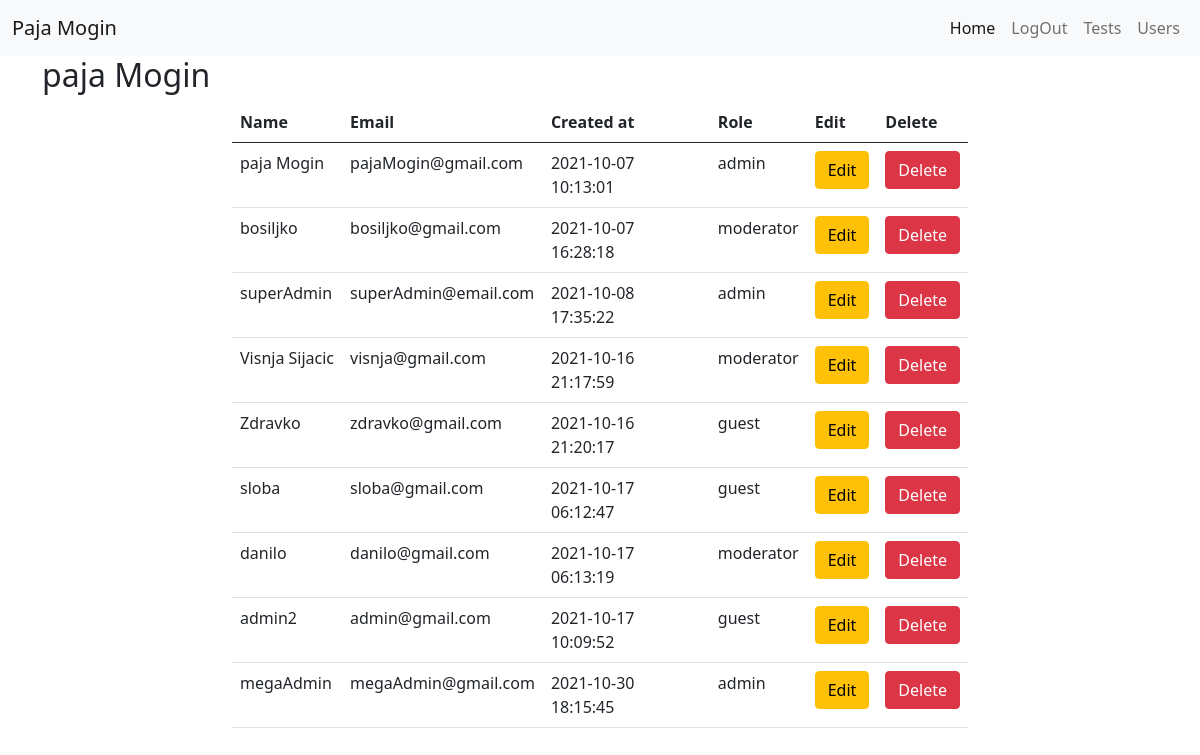
The app's page /allUsers.php (signed in) with its own data.
### tables this page shows
CREATE TABLE `users` (
  `id` int(255) NOT NULL,
  `name` varchar(255) NOT NULL,
  `email` varchar(255) NOT NULL,
  `password` varchar(255) NOT NULL,
  `created_at` timestamp NOT NULL DEFAULT current_timestamp(),
  `edited_at` timestamp NULL DEFAULT NULL,
  `role` varchar(255) NOT NULL DEFAULT 'guest'
);

### backend/core/functions.php (called while the page is built, shortened)
<?php
function isLogged(){
    if(isset($_SESSION['userId'])){
        return true;
    } else{
        return false;
    }
}
function getAllUsers(){
    global $pdo;
    $stmt = $pdo ->prepare("SELECT * FROM users");
	$stmt ->execute();
	$users = $stmt->fetchAll(PDO::FETCH_ASSOC);
    return $users;
}
function getUserBySession(){
    global $pdo;
    $id = $_SESSION['userId'];
    $stmt= $pdo->prepare("SELECT * FROM  users WHERE id =?");
    $stmt ->execute([$id]);
    $user =$stmt ->fetch();
    return $user;
}
?>

### views/allUsers.view.php (the view, shortened to what this page needs)
<div class="container">
    <h2><?php echo getUserBySession()->name?></h2>
    <div class="row">
        <div class="allUsersView col-8 offset-2">
            <table class="table">
                <thead>
                    <tr>
                        <th>Name</th>
                        <th>Email</th>
                        <th>Created at</th>
                        <th>Role</th>
                        <th>Edit</th>
                        <th>Delete</th>
                    </tr>
                </thead>
                <tbody id="allUsersTable">
                   <?php foreach($users as $user) :?>
                    <tr>
                        <td><?php echo $user['name']?></td>
                        <td><?php echo $user['email']?></td>
                        <td><?php echo $user['created_at']?></td>
                        <td><?php echo $user['role']?></td>
                        <td><button class="btn btn-warning editUser" data-id="<?php echo $user['id']?>" data-bs-toggle="modal" data-bs-target="#exampleModal">Edit</button></td>
                        <td><button class="btn btn-danger deleteUser" id="<?php echo $user['id']?>">Delete</button></td>
                    </tr>
                    <?php endforeach;?>
                </tbody>
            </table>
        </div>
    </div>
</div>

### views/inc/navbar.php (shortened to what this page needs)
<nav class="navbar navbar-expand-lg navbar-light bg-light">
  <div class="container-fluid">
      <?php if(!isLogged()):?>
        <a href="index.php" class="navbar-brand">
        <?php echo $pageTitle?>
        </a>
        <?php else: ?>
          <a href="<?php echo 'userProfile.php?id='. $_SESSION['userId']?>" class="navbar-brand">
        <?php echo ucfirst(getUserBySession()->name)?>
        </a>
          <?php endif?>
    <div class="collapse navbar-collapse" id="navbarNavAltMarkup">
      <div class="navbar-nav ms-auto">
        <a class="nav-link active" aria-current="page" href="index.php">Home</a>
        <?php if(isLogged()) : ?>
          <a class="nav-link" href="logout.php">LogOut</a>
          <a class="nav-link" href="tests.php">Tests</a>
          <?php if(getUserBySession()->role === 'admin') :?>
            <a class="nav-link" href="allUsers.php">Users</a>
            <?php endif?>
          <?php else : ?>
            <a class="nav-link" href="login.php">Login</a>
        <a class="nav-link" href="register.php">Register</a>
          <?php endif;?>
      </div>
    </div>
  </div>
</nav>

### records on screen
users: name "Paja Mogin", name "paja Mogin", email "pajaMogin@gmail.com", created_at "2021-10-07 10:13:01", role "admin"
users: name "bosiljko", email "bosiljko@gmail.com", created_at "2021-10-07 16:28:18", role "moderator"
users: name "superAdmin", email "superAdmin@email.com", created_at "2021-10-08 17:35:22", role "admin"
users: name "Visnja Sijacic", email "visnja@gmail.com", created_at "2021-10-16 21:17:59", role "moderator"
users: name "Zdravko", email "zdravko@gmail.com", created_at "2021-10-16 21:20:17", role "guest"
users: name "sloba", email "sloba@gmail.com", created_at "2021-10-17 06:12:47", role "guest"
users: name "danilo", email "danilo@gmail.com", created_at "2021-10-17 06:13:19", role "moderator"
users: name "admin2", email "admin@gmail.com", created_at "2021-10-17 10:09:52", role "guest"
users: name "megaAdmin", email "megaAdmin@gmail.com", created_at "2021-10-30 18:15:45", role "admin"
